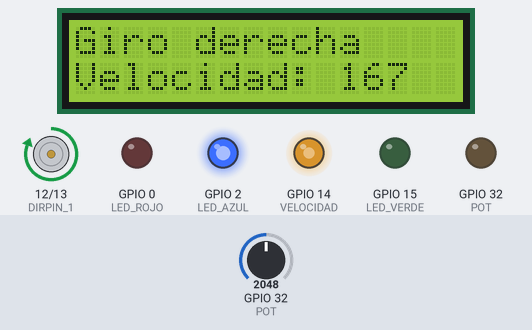
The sketch below on a simulated ESP32. Parts: 16×2 character LCD, motor-driver pin pairs drawn as motors (green arrow = first pin HIGH = forward, orange = second pin HIGH = backward, longer = more drive), output pins drawn as LEDs (lit = HIGH). The inputs (shaded band) are chosen by the test bench; at power-on: GPIO 32 (POT) = 2048. What the sketch prints to the serial monitor is not drawn.

Above: at 1.4 s.
1.5 s: GPIO 32 (POT) set to 2866
At 9.1 s:
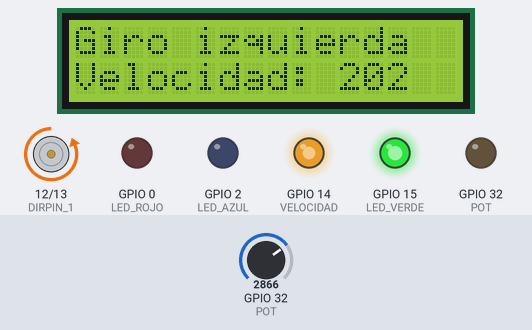
9.4 s: GPIO 32 (POT) set to 491
At 17.1 s:
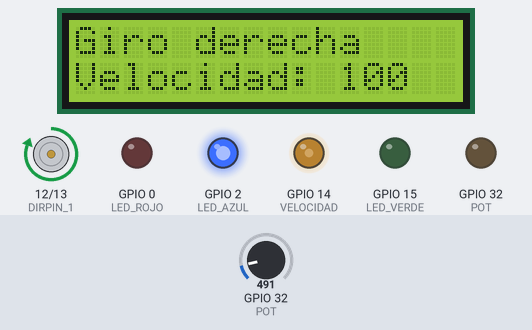
17.3 s: GPIO 32 (POT) set to 1228
At 25.0 s:
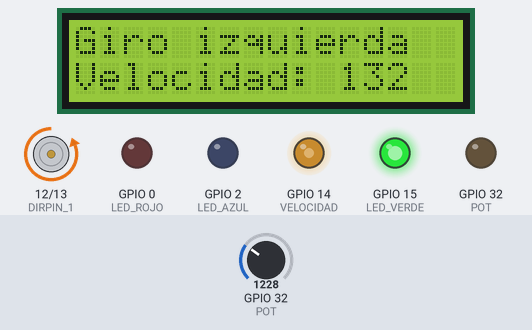
25.2 s: GPIO 32 (POT) set to 3603
At 32.9 s:
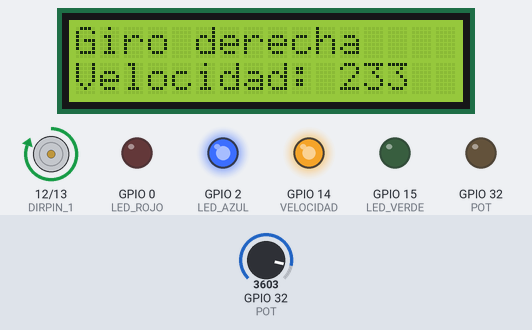
33.1 s: GPIO 32 (POT) set to 0
At 40.9 s:
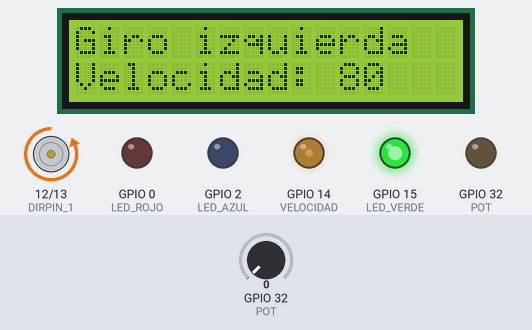
41.0 s: GPIO 32 (POT) set to 2047
At 49.3 s:
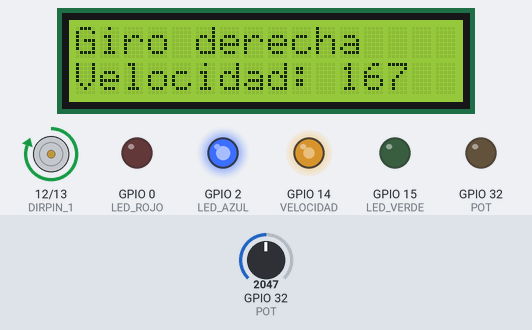
Timing chart, 0 to 49.9 s (numbered marks = the images above; inputs shaded):
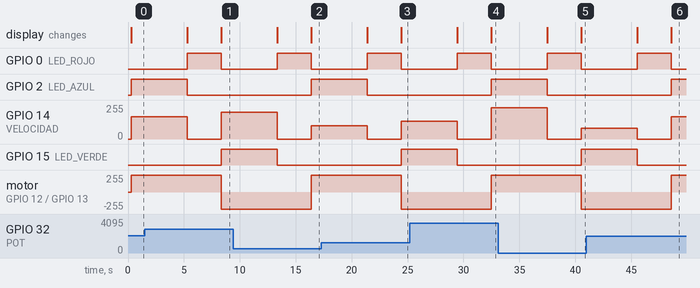

The sketch:

31_motor_L293D_potenciometro_LCD.ino
```cpp
// librerias necesarias para pantalla LCD
#include <LiquidCrystal_I2C.h>  // controlador LCD
#include <Wire.h>  // protocolo de comunicaciones I2C

// pines donde conectamos el LCD
#define SDA 22  // datos
#define SCL 23  // reloj
#define ADDR 0x27 // dirección de memoria donde está conectado el display LCD.Otra es 0x3F (ver instrucciones del aparato)

// definimos variable (constructor) lcd, del tipo LiquidCrystal_I2C
LiquidCrystal_I2C lcd(ADDR, 16, 2); // variable_dir_memoria, columnas, filas

// MOTOR

#define VELOCIDAD 14  // enable 1,2
#define DIRPIN_1 12  // input 1
#define DIRPIN_2 13  // input 2

// estados
#define PARO 0
#define DERECHA 1
#define IZQUIERDA 2

// diodos leds
#define LED_VERDE 15
#define LED_ROJO 0
#define LED_AZUL 2

// potenciometro
#define POT 32


void setup() {
  Serial.begin(115200);
  delay(200);

  Wire.begin(SDA,SCL);
  lcd.init();
  lcd.backlight();
  lcd.setCursor(0, 0);
  lcd.print("hola mundo");

  pinMode(VELOCIDAD, OUTPUT);  // con este controlamos velocidad
  pinMode(DIRPIN_1, OUTPUT);  // con la combinación de éstos controlamos la dirección
  pinMode(DIRPIN_2, OUTPUT);

  pinMode(LED_VERDE, OUTPUT);
  pinMode(LED_ROJO, OUTPUT);
  pinMode(LED_AZUL, OUTPUT);

  pinMode(POT, OUTPUT);

}

void loop() {
  cambioEstado(DERECHA);
  delay(5000);

  cambioEstado(PARO);
  delay(3000);

  cambioEstado(IZQUIERDA);
  delay(5000);

  cambioEstado(PARO);
  delay(3000);
}


//// FUNCIONES ////

void cambioEstado(int estadoNuevo){
  lcd.clear();

  switch(estadoNuevo){
    case PARO:
      Serial.println("Motor parado");
      escribeLCD("Motor parado", 0);
      //digitalWrite(VELOCIDAD, LOW);  // apagamos el motor
      analogWrite(VELOCIDAD, 0);  // apagamos el motor
      digitalWrite(LED_ROJO, HIGH);
      digitalWrite(LED_VERDE, LOW);
      digitalWrite(LED_AZUL, LOW);
      break;
    case IZQUIERDA:
      Serial.println("Girando en un sentido");
      escribeLCD("Giro izquierda", 0);
      escribeLCD("Velocidad: " + String(leerPot()), 1);
      //digitalWrite(VELOCIDAD, LOW);  // apagamos el motor
      analogWrite(VELOCIDAD, leerPot());  // establecemos velocidad de giro, hasta 255. En nuestro caso no arranca con menos de 70
      digitalWrite(DIRPIN_1, 0);
      digitalWrite(DIRPIN_2, 1);
      digitalWrite(LED_ROJO, LOW);
      digitalWrite(LED_VERDE, HIGH);
      digitalWrite(LED_AZUL, LOW);
      break;
    case DERECHA:
      Serial.println("Girando en el otro sentido");
      escribeLCD("Giro derecha", 0);
      escribeLCD("Velocidad: " + String(leerPot()), 1);
      //digitalWrite(VELOCIDAD, LOW);  // apagamos el motor
      analogWrite(VELOCIDAD, leerPot());  // establecemos velocidad de giro, hasta 255. En nuestro caso no arranca con menos de 70
      digitalWrite(DIRPIN_1, 1);
      digitalWrite(DIRPIN_2, 0);
      digitalWrite(LED_ROJO, LOW);
      digitalWrite(LED_VERDE, LOW);
      digitalWrite(LED_AZUL, HIGH);
      break;
  }
}

  int leerPot(){
    int valorPot = 0;
    int valorVel = 0;

    valorPot=analogRead(POT);
    valorVel=map(valorPot,0,4096,80,255);

    Serial.println("Velocidad: " + String(valorVel));
    return valorVel;
  }


void escribeLCD(String mensaje, int fila){
  lcd.setCursor(0, fila); // columna, fila
  lcd.print(mensaje);
}
```
